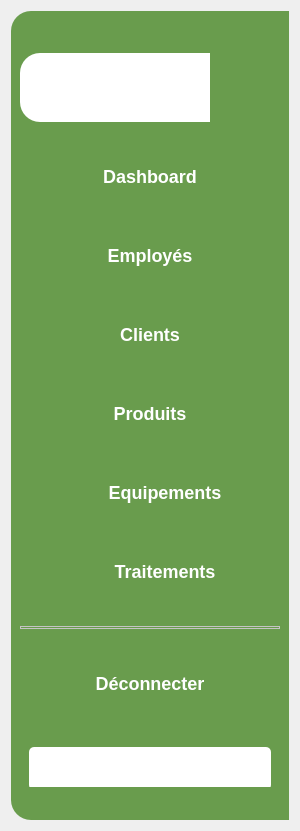
   <widget class="QFrame" name="verticalFrame_2">
    <property name="geometry">
     <rect>
      <x>120</x>
      <y>-10</y>
      <width>300</width>
      <height>831</height>
     </rect>
    </property>
    <property name="sizePolicy">
     <sizepolicy hsizetype="Preferred" vsizetype="Minimum">
      <horstretch>0</horstretch>
      <verstretch>0</verstretch>
     </sizepolicy>
    </property>
    <property name="maximumSize">
     <size>
      <width>300</width>
      <height>16777215</height>
     </size>
    </property>
    <property name="styleSheet">
     <string notr="true">QFrame{
	
border-top-left-radius: 20px;
border-bottom-left-radius: 20px;
}

QPushButton:enabled{


height: 24px;

	
	background-color: rgb(153, 153, 230);
border-radius: 4px;




/* Se Connecter */





font-weight: 700;
font-size: 16px;
line-height: 24px;

color: #FFFFFF;


}


QPushButton:disabled{


height: 24px;

background: transparent;
border-radius: 4px;




/* Se Connecter */





font-weight: 700;
font-size: 16px;
line-height: 24px;

color: #A9A9A9	;


}



</string>
    </property>
    <layout class="QVBoxLayout" name="verticalLayout_8">
     <item>
      <widget class="QFrame" name="verticalFrame_3">
       <property name="styleSheet">
        <string notr="true">background-color: rgb(105, 156, 77);
border-color: rgb(0, 85, 0);</string>
       </property>
       <layout class="QVBoxLayout" name="verticalLayout_10">
        <property name="spacing">
         <number>16</number>
        </property>
        <property name="topMargin">
         <number>28</number>
        </property>
        <item>
         <widget class="QLabel" name="label_18">
          <property name="minimumSize">
           <size>
            <width>190</width>
            <height>69</height>
           </size>
          </property>
          <property name="maximumSize">
           <size>
            <width>190</width>
            <height>69</height>
           </size>
          </property>
          <property name="styleSheet">
           <string notr="true">background-color: rgb(255, 255, 255);</string>
          </property>
          <property name="text">
           <string/>
          </property>
          <property name="pixmap">
           <pixmap>../../../../Downloads/Capture_d_écran_2024-09-23_094847-removebg-preview (1).png</pixmap>
          </property>
          <property name="scaledContents">
           <bool>true</bool>
          </property>
         </widget>
        </item>
        <item>
         <widget class="QWidget" name="horizontalWidget_9" native="true">
          <property name="maximumSize">
           <size>
            <width>16777215</width>
            <height>49</height>
           </size>
          </property>
          <property name="styleSheet">
           <string notr="true"/>
          </property>
          <layout class="QHBoxLayout" name="horizontalLayout_6">
           <item>
            <widget class="QPushButton" name="pushButton_3">
             <property name="styleSheet">
              <string notr="true">
width: 140px;
height: 25px;

font-family: 'Manrope';
font-style: normal;
font-weight: 700;
font-size: 18px;
line-height: 25px;
</string>
             </property>
             <property name="text">
              <string>Dashboard</string>
             </property>
            </widget>
           </item>
          </layout>
         </widget>
        </item>
        <item>
         <widget class="QWidget" name="horizontalWidget_10" native="true">
          <property name="maximumSize">
           <size>
            <width>16777215</width>
            <height>49</height>
           </size>
          </property>
          <property name="styleSheet">
           <string notr="true">
width: 140px;
height: 25px;

font-family: 'Manrope';
font-style: normal;
font-weight: 700;
font-size: 18px;
line-height: 25px;
/* identical to box height */

color: #FFFFFF;


</string>
          </property>
          <layout class="QHBoxLayout" name="horizontalLayout_7">
           <item>
            <widget class="QPushButton" name="EmploiesRoomsOpen_2">
             <property name="styleSheet">
              <string notr="true"/>
             </property>
             <property name="text">
              <string>Employés</string>
             </property>
            </widget>
           </item>
          </layout>
         </widget>
        </item>
        <item>
         <widget class="QWidget" name="horizontalWidget_11" native="true">
          <property name="maximumSize">
           <size>
            <width>16777215</width>
            <height>49</height>
           </size>
          </property>
          <property name="styleSheet">
           <string notr="true">
width: 140px;
height: 25px;

font-family: 'Manrope';
font-style: normal;
font-weight: 700;
font-size: 18px;
line-height: 25px;
/* identical to box height */

color: #FFFFFF;


</string>
          </property>
          <layout class="QHBoxLayout" name="horizontalLayout_41">
           <item>
            <widget class="QPushButton" name="ClientsRoomsOpen_2">
             <property name="styleSheet">
              <string notr="true"/>
             </property>
             <property name="text">
              <string>Clients</string>
             </property>
            </widget>
           </item>
          </layout>
         </widget>
        </item>
        <item>
         <widget class="QWidget" name="horizontalWidget_12" native="true">
          <property name="maximumSize">
           <size>
            <width>16777215</width>
            <height>49</height>
           </size>
          </property>
          <property name="styleSheet">
           <string notr="true">
width: 140px;
height: 25px;

font-family: 'Manrope';
font-style: normal;
font-weight: 700;
font-size: 18px;
line-height: 25px;
/* identical to box height */

color: #FFFFFF;


</string>
          </property>
          <layout class="QHBoxLayout" name="horizontalLayout_43">
           <item>
            <widget class="QPushButton" name="VehiculeRoomsOpen_2">
             <property name="styleSheet">
              <string notr="true"/>
             </property>
             <property name="text">
              <string>Produits</string>
             </property>
            </widget>
           </item>
          </layout>
         </widget>
        </item>
        <item>
         <widget class="QWidget" name="horizontalWidget_13" native="true">
          <property name="maximumSize">
           <size>
            <width>16777215</width>
            <height>49</height>
           </size>
          </property>
          <property name="styleSheet">
           <string notr="true">
width: 140px;
height: 25px;

font-family: 'Manrope';
font-style: normal;
font-weight: 700;
font-size: 18px;
line-height: 25px;
/* identical to box height */

color: #FFFFFF;


</string>
          </property>
          <layout class="QHBoxLayout" name="horizontalLayout_44">
           <item>
            <widget class="QLabel" name="label_86">
             <property name="sizePolicy">
              <sizepolicy hsizetype="Preferred" vsizetype="Preferred">
               <horstretch>0</horstretch>
               <verstretch>0</verstretch>
              </sizepolicy>
             </property>
             <property name="minimumSize">
              <size>
               <width>24</width>
               <height>24</height>
              </size>
             </property>
             <property name="maximumSize">
              <size>
               <width>24</width>
               <height>24</height>
              </size>
             </property>
             <property name="styleSheet">
              <string notr="true">background-image: url(:/public/icons/public/icons/users.png);</string>
             </property>
             <property name="text">
              <string/>
             </property>
            </widget>
           </item>
           <item>
            <widget class="QPushButton" name="PartenairesRoomsOpen_2">
             <property name="styleSheet">
              <string notr="true"/>
             </property>
             <property name="text">
              <string>Equipements</string>
             </property>
            </widget>
           </item>
          </layout>
         </widget>
        </item>
        <item>
         <widget class="QWidget" name="horizontalWidget_14" native="true">
          <property name="maximumSize">
           <size>
            <width>16777215</width>
            <height>49</height>
           </size>
          </property>
          <property name="styleSheet">
           <string notr="true">
width: 140px;
height: 25px;

font-family: 'Manrope';
font-style: normal;
font-weight: 700;
font-size: 18px;
line-height: 25px;
/* identical to box height */

color: #FFFFFF;


</string>
          </property>
          <layout class="QHBoxLayout" name="horizontalLayout_46">
           <item>
            <widget class="QLabel" name="label_87">
             <property name="sizePolicy">
              <sizepolicy hsizetype="Preferred" vsizetype="Preferred">
               <horstretch>0</horstretch>
               <verstretch>0</verstretch>
              </sizepolicy>
             </property>
             <property name="minimumSize">
              <size>
               <width>24</width>
               <height>24</height>
              </size>
             </property>
             <property name="maximumSize">
              <size>
               <width>24</width>
               <height>24</height>
              </size>
             </property>
             <property name="styleSheet">
              <string notr="true">background-image: url(:/public/icons/public/icons/users.png);</string>
             </property>
             <property name="text">
              <string/>
             </property>
            </widget>
           </item>
           <item>
            <widget class="QPushButton" name="CommandeRoomsOpen_2">
             <property name="styleSheet">
              <string notr="true"/>
             </property>
             <property name="text">
              <string>Traitements</string>
             </property>
            </widget>
           </item>
          </layout>
         </widget>
        </item>
        <item>
         <widget class="Line" name="line_2">
          <property name="styleSheet">
           <string notr="true">

position: absolute;
width: 218px;
height: 0px;
left: 116px;
top: 535px;

border: 1px solid #C4C4C4;
</string>
          </property>
          <property name="orientation">
           <enum>Qt::Horizontal</enum>
          </property>
         </widget>
        </item>
        <item>
         <widget class="QWidget" name="horizontalWidget_15" native="true">
          <property name="maximumSize">
           <size>
            <width>16777215</width>
            <height>49</height>
           </size>
          </property>
          <property name="styleSheet">
           <string notr="true"/>
          </property>
          <layout class="QHBoxLayout" name="horizontalLayout_8">
           <item>
            <widget class="QPushButton" name="pushButton_4">
             <property name="styleSheet">
              <string notr="true">
width: 140px;
height: 25px;

font-family: 'Manrope';
font-style: normal;
font-weight: 700;
font-size: 18px;
line-height: 25px;
</string>
             </property>
             <property name="text">
              <string>Déconnecter</string>
             </property>
            </widget>
           </item>
          </layout>
         </widget>
        </item>
        <item>
         <widget class="QWidget" name="horizontalWidget_16" native="true">
          <property name="maximumSize">
           <size>
            <width>16777215</width>
            <height>49</height>
           </size>
          </property>
          <layout class="QHBoxLayout" name="horizontalLayout_2">
           <item>
            <widget class="QLineEdit" name="LineEdit_AIChat_2">
             <property name="minimumSize">
              <size>
               <width>0</width>
               <height>43</height>
              </size>
             </property>
             <property name="styleSheet">
              <string notr="true">background-color: rgb(255, 255, 255);
border-radius: 5px;
color:black;</string>
             </property>
            </widget>
           </item>
          </layout>
         </widget>
        </item>
       </layout>
      </widget>
     </item>
    </layout>
   </widget>
